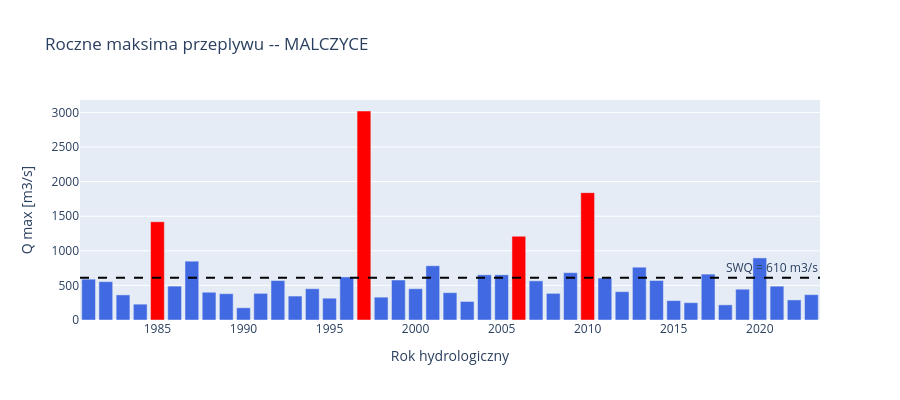

The cell this chart's notebook holds for it:
### Markdown cell above
**Prompt do LLM:**
> *"Napisz kod ktory uzyje detect_outliers() z z_threshold=4.0 dla kazdej stacji.
> Wyswietl date i wartosc kazdego outliera. Narysuj wykres rocznych maksimow
> z zaznaczonymi latami z outlierami."*

### Code cell
# Detekcja outlierow i wykres rocznych maksimow
PRIMARY_STATION = df_filled['station_id'].unique()[0]

for sid in df_filled['station_id'].unique():
    name = df_filled.loc[df_filled['station_id'] == sid, 'station_name'].iloc[0]
    outliers = detect_outliers(df_filled, sid, 'discharge_m3s', z_threshold=4.0)
    print(f'\n{name} ({sid}): {len(outliers)} potencjalnych outlierow')
    if not outliers.empty:
        outlier_years = sorted(set(hydro_year(outliers['date'])))
        print(f'  Lata z outlierami: {outlier_years}')
        print(outliers[['date', 'discharge_m3s']].to_string(index=False))

# Wykres rocznych maksimow dla glownej stacji
sdf = df_filled[df_filled['station_id'] == PRIMARY_STATION].dropna(subset=['discharge_m3s']).copy()
name = sdf['station_name'].iloc[0]
sdf['year'] = hydro_year(sdf['date'])
annual_max = sdf.groupby('year')['discharge_m3s'].max()
swq = annual_max.mean()

outliers_main = detect_outliers(df_filled, PRIMARY_STATION, 'discharge_m3s', z_threshold=4.0)
outlier_yrs = set(hydro_year(outliers_main['date'])) if not outliers_main.empty else set()

fig = go.Figure()
fig.add_trace(go.Bar(
    x=annual_max.index, y=annual_max.values,
    marker_color=['red' if y in outlier_yrs else 'royalblue' for y in annual_max.index],
    name='Roczne max Q'))
fig.add_hline(y=swq, line_dash='dash', line_color='black',
    annotation_text=f'SWQ = {swq:.0f} m3/s')
fig.update_layout(title=f'Roczne maksima przeplywu -- {name}',
    xaxis_title='Rok hydrologiczny', yaxis_title='Q max [m3/s]', height=400)
fig.show()

### Figure 1 — Plotly figure (JSON) as saved in the notebook; plotly's stock layout.template omitted (floating-point values rounded to 4 significant figures)
{"data": [{"marker": {"color": ["royalblue", "royalblue", "royalblue", "royalblue", "red", "royalblue", "royalblue", "royalblue", "royalblue", "royalblue", "royalblue", "royalblue", "royalblue", "royalblue", "royalblue", "royalblue", "red", "royalblue", "royalblue", "royalblue", "royalblue", "royalblue", "royalblue", "royalblue", "royalblue", "red", "royalblue", "royalblue", "royalblue", "red", "royalblue", "royalblue", "royalblue", "royalblue", "royalblue", "royalblue", "royalblue", "royalblue", "royalblue", "royalblue", "royalblue", "royalblue", "royalblue"]}, "name": "Roczne max Q", "type": "bar", "x": [1981, 1982, 1983, 1984, 1985, 1986, 1987, 1988, 1989, 1990, 1991, 1992, 1993, 1994, 1995, 1996, 1997, 1998, 1999, 2000, 2001, 2002, 2003, 2004, 2005, 2006, 2007, 2008, 2009, 2010, 2011, 2012, 2013, 2014, 2015, 2016, 2017, 2018, 2019, 2020, 2021, 2022, 2023], "y": [590.0, 554.0, 363.0, 229.0, 1420.0, 490.0, 850.0, 401.0, 380.0, 177.0, 385.0, 570.0, 346.0, 452.0, 315.0, 622.0, 3020.0, 330.0, 578.0, 452.0, 784.0, 395.0, 268.0, 653.0, 653.0, 1210.0, 566.0, 385.0, 684.0, 1840.0, 607.0, 410.0, 763.0, 571.0, 280.0, 250.0, 663.0, 219.0, 445.0, 897.0, 489.0, 290.0, 366.0]}], "layout": {"annotations": [{"showarrow": false, "text": "SWQ = 610 m3/s", "x": 1, "xanchor": "right", "xref": "x domain", "y": 609.6, "yanchor": "bottom", "yref": "y"}], "height": 400, "shapes": [{"line": {"color": "black", "dash": "dash"}, "type": "line", "x0": 0, "x1": 1, "xref": "x domain", "y0": 609.6, "y1": 609.6, "yref": "y"}], "title": {"text": "Roczne maksima przeplywu -- MALCZYCE"}, "xaxis": {"title": {"text": "Rok hydrologiczny"}}, "yaxis": {"title": {"text": "Q max [m3/s]"}}}}
